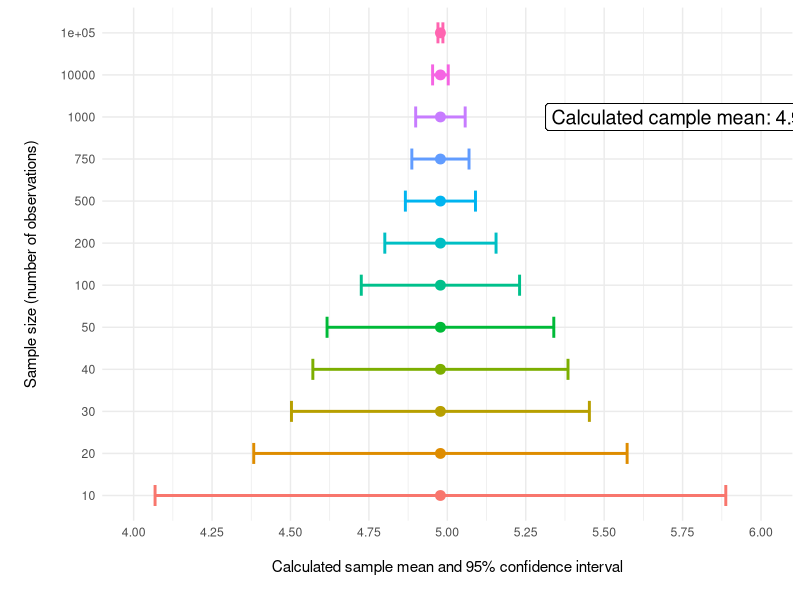
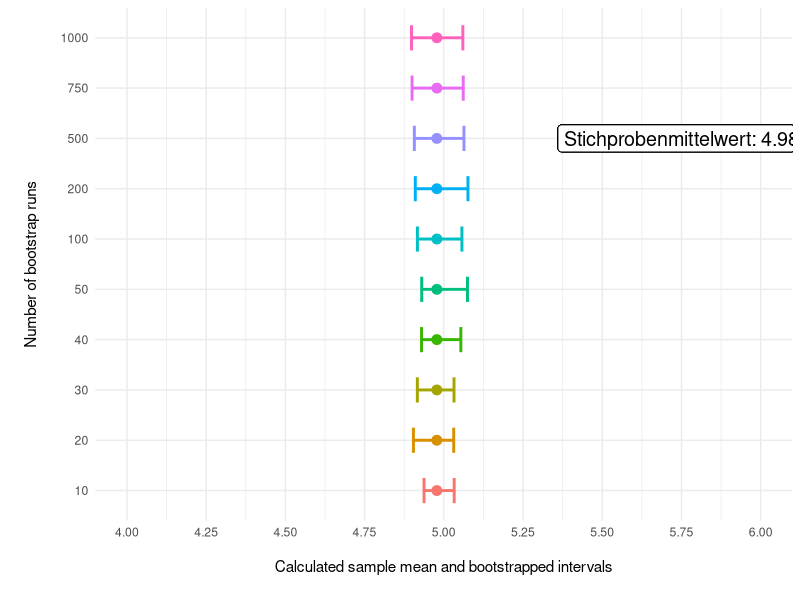

The R source for these figures, in order:

# load packages and create data set ---------------------------------------

library(tidyverse)
library(rsample)
library(glue)

theme_set(theme_minimal())

set.seed(1234)
df_original <- tibble(
  variable_of_interest = rnorm(n = 1000, 
                               mean = 5, 
                               sd = 1.25)
) %>% 
  mutate(variable_of_interest = round(variable_of_interest))


# confidence intervals ----------------------------------------------------

## t-distribution ---------------------------------------------------------

df_temp <- tibble(n_obs = c(10, 20, 30, 40, 50, 100, 
                            200, 500, 750, 1e3, 1e4, 1e5)) %>% 
  mutate(mean_value = mean(df_original$variable_of_interest),
         sd_value = sd(df_original$variable_of_interest),
         conf_low = mean_value - qt(0.975, df = n_obs - 1) * sd_value / sqrt(n_obs),
         conf_high = mean_value + qt(0.975, df = n_obs - 1) * sd_value / sqrt(n_obs))

df_temp %>% 
  ggplot(aes(mean_value, factor(n_obs))) + 
  geom_label(x = 5.75, y = 10,
             size = 5,
             label = glue("Calculated cample mean: {round(mean(df_temp$mean_value), 2)}")) + 
  geom_point(aes(color = factor(n_obs)),
             size = 3) + 
  geom_errorbarh(aes(xmin = conf_low,
                     xmax = conf_high,
                     color = factor(n_obs)),
                 linewidth = 1,
                 height = 0.5) +
  expand_limits(x = c(4, 6)) +
  theme(legend.position = "none") + 
  scale_x_continuous(breaks = seq(4, 6, 0.25)) +
  labs(x = "\nCalculated sample mean and 95% confidence interval\n",
       y = "\nSample size (number of observations)\n")


## bootstraps -------------------------------------------------------------

make_bootstraps <- function(times = times) {
  
  set.seed(1234)
  
  df_original %>% 
    select(variable_of_interest) %>% 
    bootstraps(times = times) %>% 
    mutate(splits = map(splits, as.data.frame)) %>% 
    unnest(splits) %>% 
    group_by(id) %>% 
    summarise(mean_splits = mean(variable_of_interest)) %>% 
    ungroup() %>% 
    summarise(conf_low = quantile(mean_splits, 0.025),
              conf_high = quantile(mean_splits, 0.975)) %>% 
    mutate(n_bootstraps = times,
           mean_value = mean(df_original$variable_of_interest))
  
}


tibble(
  n_runs = c(10, 20, 30, 40, 50, 100, 
             200, 500, 750, 1e3)
) %>% 
  mutate(bootstrapped_value = map(n_runs, make_bootstraps)) %>% 
  unnest(bootstrapped_value) %>% 
  ggplot(aes(mean_value, factor(n_runs))) + 
  geom_label(x = 5.75, y = 8,
             size = 5,
             label = glue("Stichprobenmittelwert: {round(mean(df_original$variable_of_interest), 2)}")) + 
  geom_point(aes(color = factor(n_bootstraps)),
             size = 3) + 
  geom_errorbarh(aes(xmin = conf_low,
                     xmax = conf_high,
                     color = factor(n_bootstraps)),
                 linewidth = 1,
                 height = 0.5) +
  expand_limits(x = c(4, 6)) +
  theme(legend.position = "none") +
  scale_x_continuous(breaks = seq(4, 6, 0.25)) +
  labs(x = "\nCalculated sample mean and bootstrapped intervals\n",
       y = "\nNumber of bootstrap runs\n")
